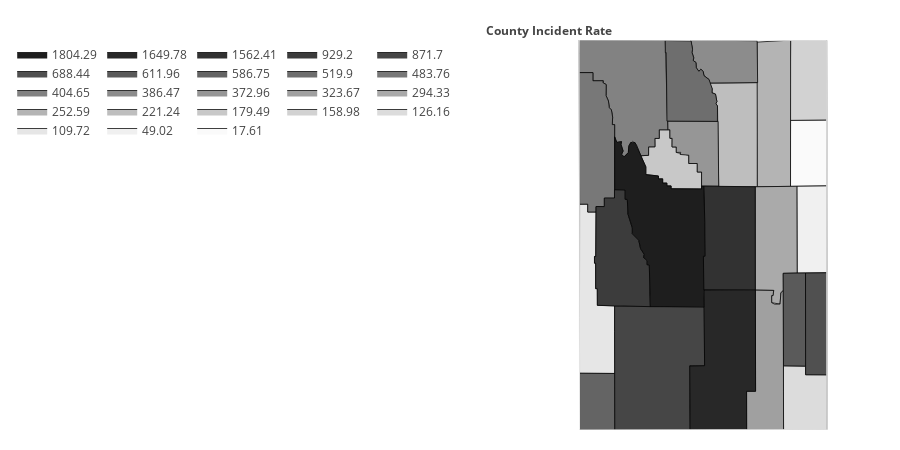

Notebook code cell kept with this figure:
### Code cell
########educational discipline rates chloropleth#########
display(HTML('<h1>Educational Discipline Rates for {}</h1>'.format(YEAR)))
display(HTML(school_county_rates[['Total','Population','Rate']].loc[idx[:,YEAR:YEAR], :].reset_index(level=1,drop=True).transpose().to_html()))
edu_values = []
for county in counties:
    #print('county: {} with value: {}'.format(county,juvenile_arrests[['Total Incidents','Population 11-17','Rate']].loc[idx[county,YEAR:YEAR], :]['Rate'][0]))
    edu_values.append(school_county_rates.loc[idx[county,YEAR:YEAR], :]['Rate'][0])
# print(len(values))
# print(len(fips))
# print(fips)
# print(values)

fig = ff.create_choropleth(
    fips=fips, values=edu_values,colorscale=grey_scale,
    scope=['Wyoming'], county_outline={'color': 'rgb(0,0,0)', 'width': 0.75},
    legend_title='County Incident Rate'
)
fig['layout']['legend'].update({'x': -.2,'orientation':'h'})
fig['layout']['annotations'][0].update({'x': -0.12, 'xanchor': 'left'})
# print(dir(fig['layout']['legend']))
# print(str(fig['layout']['legend']))
pl.offline.iplot(fig, filename='educational_discipline_rates_choropleth_wyoming')

### Figure 1 — Plotly figure (JSON) as saved in the notebook; plotly's stock layout.template omitted (floating-point values rounded to 4 significant figures)
{"data": [{"fill": "toself", "fillcolor": "rgb(250,250,250)", "hoverinfo": "none", "line": {"color": "rgb(0,0,0)", "width": 0.75}, "mode": "lines", "name": "17.61", "type": "scatter", "uid": "fc50b026-b4ec-11e8-a9ec-e82aea1df894", "x": [-105.1, -105.1, -104.1, -104.1, -105.1, -105.1, null], "y": [43.97, 44.18, 44.18, 43.5, 43.5, 43.97, null]}, {"fill": "toself", "fillcolor": "rgb(240,240,240)", "hoverinfo": "none", "line": {"color": "rgb(0,0,0)", "width": 0.75}, "mode": "lines", "name": "49.02", "type": "scatter", "uid": "fc50b027-b4ec-11e8-a9ec-e82aea1df894", "x": [-104.9, -104.1, -104.1, -104.9, -104.9, null], "y": [43.5, 43.5, 42.61, 42.61, 43.5, null]}, {"fill": "toself", "fillcolor": "rgb(230,230,230)", "hoverinfo": "none", "line": {"color": "rgb(0,0,0)", "width": 0.75}, "mode": "lines", "name": "109.72", "type": "scatter", "uid": "fc50b028-b4ec-11e8-a9ec-e82aea1df894", "x": [-111.0, -111.0, -110.8, -110.8, -110.6, -110.6, -110.6, -110.6, -110.6, -110.6, -110.5, -110.5, -110.1, -110.0, -111.0, -111.0, null], "y": [42.15, 43.32, 43.32, 43.24, 43.24, 42.78, 42.78, 42.71, 42.71, 42.45, 42.45, 42.28, 42.27, 41.58, 41.58, 42.15, null]}, {"fill": "toself", "fillcolor": "rgb(220,220,220)", "hoverinfo": "none", "line": {"color": "rgb(0,0,0)", "width": 0.75}, "mode": "lines", "name": "126.16", "type": "scatter", "uid": "fc50b029-b4ec-11e8-a9ec-e82aea1df894", "x": [-105.3, -105.3, -104.7, -104.7, -104.1, -104.1, -105.3, -105.3, null], "y": [41.4, 41.66, 41.65, 41.57, 41.56, 41.0, 41.0, 41.4, null]}, {"fill": "toself", "fillcolor": "rgb(210,210,210)", "hoverinfo": "none", "line": {"color": "rgb(0,0,0)", "width": 0.75}, "mode": "lines", "name": "158.98", "type": "scatter", "uid": "fc50b02a-b4ec-11e8-a9ec-e82aea1df894", "x": [-105.1, -105.1, -104.1, -104.1, -105.1, -105.1, null], "y": [44.54, 45.0, 45.0, 44.18, 44.18, 44.54, null]}, {"fill": "toself", "fillcolor": "rgb(200,200,200)", "hoverinfo": "none", "line": {"color": "rgb(0,0,0)", "width": 0.75}, "mode": "lines", "name": "179.49", "type": "scatter", "uid": "fc50b02b-b4ec-11e8-a9ec-e82aea1df894", "x": [-109.3, -109.1, -109.1, -108.9, -108.9, -108.8, -108.8, -108.5, -108.5, -108.4, -108.4, -108.3, -108.3, -108.0, -108.0, -107.7, -107.7, -107.6, -107.6, -108.5, -108.5, -108.6, -108.6, -108.7, -108.7, -108.8, -108.8, -109.2, -109.2, -109.3, null], "y": [43.81, 43.82, 43.9, 43.9, 43.99, 43.99, 44.08, 44.08, 43.99, 43.99, 43.9, 43.9, 43.85, 43.82, 43.73, 43.73, 43.65, 43.65, 43.47, 43.47, 43.5, 43.5, 43.53, 43.53, 43.58, 43.58, 43.61, 43.62, 43.7, 43.81, null]}, {"fill": "toself", "fillcolor": "rgb(190,190,190)", "hoverinfo": "none", "line": {"color": "rgb(0,0,0)", "width": 0.75}, "mode": "lines", "name": "221.24", "type": "scatter", "uid": "fc50b02c-b4ec-11e8-a9ec-e82aea1df894", "x": [-107.4, -106.0, -106.0, -107.1, -107.1, -107.2, -107.2, -107.2, -107.3, -107.3, -107.4, null], "y": [44.56, 44.56, 43.49, 43.49, 44.32, 44.35, 44.37, 44.45, 44.46, 44.5, 44.56, null]}, {"fill": "toself", "fillcolor": "rgb(180,180,180)", "hoverinfo": "none", "line": {"color": "rgb(0,0,0)", "width": 0.75}, "mode": "lines", "name": "252.59", "type": "scatter", "uid": "fc50b02d-b4ec-11e8-a9ec-e82aea1df894", "x": [-106.0, -105.1, -105.1, -106.0, -106.0, null], "y": [44.98, 45.0, 43.5, 43.49, 44.98, null]}, {"fill": "toself", "fillcolor": "rgb(170,170,170)", "hoverinfo": "none", "line": {"color": "rgb(0,0,0)", "width": 0.75}, "mode": "lines", "name": "294.33", "type": "scatter", "uid": "fc50b02e-b4ec-11e8-a9ec-e82aea1df894", "x": [-106.1, -104.9, -104.9, -105.3, -105.3, -105.4, -105.4, -105.6, -105.6, -105.6, -105.6, -106.1, -106.1, null], "y": [43.49, 43.5, 42.61, 42.61, 42.43, 42.4, 42.29, 42.3, 42.38, 42.38, 42.43, 42.43, 43.49, null]}, {"fill": "toself", "fillcolor": "rgb(160,160,160)", "hoverinfo": "none", "line": {"color": "rgb(0,0,0)", "width": 0.75}, "mode": "lines", "name": "323.67", "type": "scatter", "uid": "fc50b02f-b4ec-11e8-a9ec-e82aea1df894", "x": [-106.3, -106.1, -106.1, -105.6, -105.6, -105.6, -105.6, -105.5, -105.4, -105.4, -105.3, -105.3, -106.3, -106.3, null], "y": [41.4, 41.4, 42.43, 42.43, 42.38, 42.38, 42.3, 42.29, 42.29, 42.4, 42.43, 41.0, 41.0, 41.4, null]}, {"fill": "toself", "fillcolor": "rgb(150,150,150)", "hoverinfo": "none", "line": {"color": "rgb(0,0,0)", "width": 0.75}, "mode": "lines", "name": "372.96", "type": "scatter", "uid": "fc50b030-b4ec-11e8-a9ec-e82aea1df894", "x": [-108.6, -107.1, -107.1, -107.6, -107.6, -107.7, -107.7, -108.0, -108.0, -108.2, -108.2, -108.2, -108.3, -108.3, -108.4, -108.4, -108.5, -108.5, -108.6, -108.6, null], "y": [44.17, 44.17, 43.5, 43.5, 43.65, 43.65, 43.73, 43.73, 43.82, 43.82, 43.83, 43.85, 43.85, 43.9, 43.9, 43.99, 43.99, 44.08, 44.08, 44.17, null]}, {"fill": "toself", "fillcolor": "rgb(140,140,140)", "hoverinfo": "none", "line": {"color": "rgb(0,0,0)", "width": 0.75}, "mode": "lines", "name": "386.47", "type": "scatter", "uid": "fc50b031-b4ec-11e8-a9ec-e82aea1df894", "x": [-107.9, -106.0, -106.0, -107.4, -107.4, -107.5, -107.5, -107.6, -107.7, -107.7, -107.8, -107.8, -107.8, -107.9, -107.9, -107.9, null], "y": [45.0, 44.99, 44.56, 44.56, 44.6, 44.63, 44.68, 44.7, 44.68, 44.72, 44.77, 44.79, 44.82, 44.87, 44.92, 45.0, null]}, {"fill": "toself", "fillcolor": "rgb(130,130,130)", "hoverinfo": "none", "line": {"color": "rgb(0,0,0)", "width": 0.75}, "mode": "lines", "name": "404.65", "type": "scatter", "uid": "fc50b032-b4ec-11e8-a9ec-e82aea1df894", "x": [-111.1, -111.1, -108.6, -108.6, -108.8, -108.8, -108.9, -108.9, -109.1, -109.1, -109.3, -109.4, -109.5, -109.6, -109.7, -109.8, -109.9, -109.8, -109.9, -109.9, -110.0, -110.1, -110.1, -110.1, -110.1, -110.1, -110.2, -110.2, -110.3, -110.3, -110.4, -110.4, -110.7, -110.7, -111.1, -111.1, null], "y": [44.87, 45.0, 45.0, 44.08, 44.08, 43.99, 43.99, 43.9, 43.9, 43.82, 43.81, 43.93, 43.96, 43.92, 43.85, 43.8, 43.83, 43.86, 43.93, 43.96, 43.95, 44.01, 44.13, 44.13, 44.21, 44.28, 44.31, 44.37, 44.43, 44.54, 44.56, 44.58, 44.58, 44.67, 44.67, 44.87, null]}, {"fill": "toself", "fillcolor": "rgb(120,120,120)", "hoverinfo": "none", "line": {"color": "rgb(0,0,0)", "width": 0.75}, "mode": "lines", "name": "483.76", "type": "scatter", "uid": "fc50b033-b4ec-11e8-a9ec-e82aea1df894", "x": [-111.1, -110.7, -110.7, -110.4, -110.4, -110.3, -110.3, -110.2, -110.2, -110.1, -110.1, -110.1, -110.1, -110.1, -110.3, -110.3, -110.6, -110.6, -110.8, -110.8, -111.0, -111.1, null], "y": [44.67, 44.67, 44.58, 44.58, 44.56, 44.54, 44.43, 44.37, 44.31, 44.28, 44.21, 44.13, 44.13, 43.38, 43.38, 43.29, 43.29, 43.24, 43.24, 43.32, 43.32, 44.67, null]}, {"fill": "toself", "fillcolor": "rgb(110,110,110)", "hoverinfo": "none", "line": {"color": "rgb(0,0,0)", "width": 0.75}, "mode": "lines", "name": "519.9", "type": "scatter", "uid": "fc50b034-b4ec-11e8-a9ec-e82aea1df894", "x": [-108.6, -107.9, -107.8, -107.9, -107.8, -107.8, -107.8, -107.7, -107.7, -107.6, -107.5, -107.5, -107.4, -107.3, -107.3, -107.2, -107.2, -107.2, -107.1, -107.1, -108.6, -108.6, -108.6, -108.6, null], "y": [45.0, 44.99, 44.91, 44.87, 44.82, 44.79, 44.77, 44.72, 44.68, 44.7, 44.68, 44.63, 44.6, 44.5, 44.46, 44.45, 44.37, 44.35, 44.32, 44.17, 44.17, 44.87, 44.87, 45.0, null]}, {"fill": "toself", "fillcolor": "rgb(100,100,100)", "hoverinfo": "none", "line": {"color": "rgb(0,0,0)", "width": 0.75}, "mode": "lines", "name": "586.75", "type": "scatter", "uid": "fc50b035-b4ec-11e8-a9ec-e82aea1df894", "x": [-111.0, -111.0, -110.0, -110.0, -111.0, -111.0, null], "y": [41.16, 41.58, 41.58, 41.0, 41.0, 41.16, null]}, {"fill": "toself", "fillcolor": "rgb(90,90,90)", "hoverinfo": "none", "line": {"color": "rgb(0,0,0)", "width": 0.75}, "mode": "lines", "name": "611.96", "type": "scatter", "uid": "fc50b036-b4ec-11e8-a9ec-e82aea1df894", "x": [-105.3, -104.7, -104.7, -105.3, -105.3, null], "y": [42.61, 42.61, 41.65, 41.66, 42.61, null]}, {"fill": "toself", "fillcolor": "rgb(80,80,80)", "hoverinfo": "none", "line": {"color": "rgb(0,0,0)", "width": 0.75}, "mode": "lines", "name": "688.44", "type": "scatter", "uid": "fc50b037-b4ec-11e8-a9ec-e82aea1df894", "x": [-104.7, -104.1, -104.1, -104.7, -104.7, null], "y": [42.61, 42.61, 41.56, 41.57, 42.61, null]}, {"fill": "toself", "fillcolor": "rgb(70,70,70)", "hoverinfo": "none", "line": {"color": "rgb(0,0,0)", "width": 0.75}, "mode": "lines", "name": "871.7", "type": "scatter", "uid": "fc50b038-b4ec-11e8-a9ec-e82aea1df894", "x": [-110.1, -110.1, -107.5, -107.5, -107.9, -107.9, -110.0, -110.1, null], "y": [42.01, 42.27, 42.26, 41.66, 41.66, 41.0, 41.0, 42.01, null]}, {"fill": "toself", "fillcolor": "rgb(60,60,60)", "hoverinfo": "none", "line": {"color": "rgb(0,0,0)", "width": 0.75}, "mode": "lines", "name": "929.2", "type": "scatter", "uid": "fc50b039-b4ec-11e8-a9ec-e82aea1df894", "x": [-110.6, -110.6, -110.6, -110.3, -110.3, -110.1, -110.1, -109.8, -109.8, -109.7, -109.7, -109.6, -109.6, -109.4, -109.3, -109.2, -109.2, -109.1, -109.1, -109.1, -109.0, -110.5, -110.5, -110.6, -110.6, -110.6, -110.6, null], "y": [42.78, 42.78, 43.29, 43.29, 43.38, 43.38, 43.46, 43.46, 43.37, 43.37, 43.22, 43.07, 43.01, 42.95, 42.86, 42.8, 42.77, 42.74, 42.69, 42.69, 42.26, 42.28, 42.45, 42.45, 42.71, 42.71, 42.78, null]}, {"fill": "toself", "fillcolor": "rgb(50,50,50)", "hoverinfo": "none", "line": {"color": "rgb(0,0,0)", "width": 0.75}, "mode": "lines", "name": "1562.41", "type": "scatter", "uid": "fc50b03a-b4ec-11e8-a9ec-e82aea1df894", "x": [-107.5, -107.5, -107.5, -106.1, -106.1, -107.5, -107.5, null], "y": [42.78, 42.78, 43.5, 43.49, 42.43, 42.43, 42.78, null]}, {"fill": "toself", "fillcolor": "rgb(40,40,40)", "hoverinfo": "none", "line": {"color": "rgb(0,0,0)", "width": 0.75}, "mode": "lines", "name": "1649.78", "type": "scatter", "uid": "fc50b03b-b4ec-11e8-a9ec-e82aea1df894", "x": [-107.9, -107.5, -107.5, -106.1, -106.1, -106.3, -106.3, -107.9, -107.9, null], "y": [41.65, 41.66, 42.43, 42.43, 41.4, 41.4, 41.0, 41.0, 41.65, null]}, {"fill": "toself", "fillcolor": "rgb(30,30,30)", "hoverinfo": "none", "line": {"color": "rgb(0,0,0)", "width": 0.75}, "mode": "lines", "name": "1804.29", "type": "scatter", "uid": "fc50b03c-b4ec-11e8-a9ec-e82aea1df894", "x": [-110.1, -110.0, -109.9, -109.9, -109.8, -109.9, -109.8, -109.7, -109.7, -109.6, -109.5, -109.2, -109.2, -108.8, -108.8, -108.7, -108.7, -108.6, -108.6, -108.5, -108.5, -107.6, -107.6, -107.5, -107.5, -107.5, -107.5, -107.5, -109.0, -109.1, -109.1, -109.1, -109.2, -109.2, -109.3, -109.4, -109.6, -109.6, -109.7, -109.7, -109.8, -109.8, -110.1, -110.1, null], "y": [44.01, 43.95, 43.96, 43.93, 43.86, 43.83, 43.8, 43.85, 43.91, 43.95, 43.95, 43.7, 43.62, 43.61, 43.58, 43.58, 43.53, 43.53, 43.5, 43.5, 43.47, 43.47, 43.5, 43.5, 43.13, 42.78, 42.78, 42.26, 42.26, 42.69, 42.69, 42.74, 42.77, 42.8, 42.86, 42.95, 43.01, 43.07, 43.22, 43.37, 43.37, 43.46, 43.46, 44.01, null]}, {"hoverinfo": "text", "legendgroup": "centroids", "marker": {"color": "white", "opacity": 0}, "mode": "markers", "name": "US Counties", "selected": {"marker": {"color": "white", "opacity": 1, "size": 3}}, "showlegend": false, "text": ["County: Albany<br>State: Wyoming<br>FIPS: 56001<br>Value: 323.67", "County: Big Horn<br>State: Wyoming<br>FIPS: 56003<br>Value: 519.9", "County: Campbell<br>State: Wyoming<br>FIPS: 56005<br>Value: 252.59", "County: Carbon<br>State: Wyoming<br>FIPS: 56007<br>Value: 1649.78", "County: Converse<br>State: Wyoming<br>FIPS: 56009<br>Value: 294.33", "County: Crook<br>State: Wyoming<br>FIPS: 56011<br>Value: 158.98", "County: Fremont<br>State: Wyoming<br>FIPS: 56013<br>Value: 1804.29", "County: Goshen<br>State: Wyoming<br>FIPS: 56015<br>Value: 688.44", "County: Hot Springs<br>State: Wyoming<br>FIPS: 56017<br>Value: 179.49", "County: Johnson<br>State: Wyoming<br>FIPS: 56019<br>Value: 221.24", "County: Laramie<br>State: Wyoming<br>FIPS: 56021<br>Value: 126.16", "County: Lincoln<br>State: Wyoming<br>FIPS: 56023<br>Value: 109.72", "County: Natrona<br>State: Wyoming<br>FIPS: 56025<br>Value: 1562.41", "County: Niobrara<br>State: Wyoming<br>FIPS: 56027<br>Value: 49.02", "County: Park<br>State: Wyoming<br>FIPS: 56029<br>Value: 404.65", "County: Platte<br>State: Wyoming<br>FIPS: 56031<br>Value: 611.96", "County: Sheridan<br>State: Wyoming<br>FIPS: 56033<br>Value: 386.47", "County: Sublette<br>State: Wyoming<br>FIPS: 56035<br>Value: 929.2", "County: Sweetwater<br>State: Wyoming<br>FIPS: 56037<br>Value: 871.7", "County: Teton<br>State: Wyoming<br>FIPS: 56039<br>Value: 483.76", "County: Uinta<br>State: Wyoming<br>FIPS: 56041<br>Value: 586.75", "County: Washakie<br>State: Wyoming<br>FIPS: 56043<br>Value: 372.96", "County: Weston<br>State: Wyoming<br>FIPS: 56045<br>Value: 17.61"], "type": "scatter", "uid": "fc50b03d-b4ec-11e8-a9ec-e82aea1df894", "unselected": {"marker": {"opacity": 0}}, "x": [-105.7, -108.0, -105.5, -106.9, -105.5, -104.6, -108.6, -104.4, -108.4, -106.6, -104.7, -110.7, -106.8, -104.5, -109.6, -105.0, -106.9, -109.9, -108.9, -110.6, -110.5, -107.7, -104.6], "y": [41.65, 44.53, 44.25, 41.69, 42.97, 44.59, 43.04, 42.09, 43.72, 44.04, 41.31, 42.26, 42.96, 43.06, 44.52, 42.13, 44.79, 42.77, 41.66, 43.93, 41.29, 43.9, 43.84]}, {"hoverinfo": "text", "legendgroup": "States", "line": {"color": "rgb(240, 240, 240)", "width": 1}, "mode": "lines", "showlegend": false, "type": "scatter", "uid": "fc50b03e-b4ec-11e8-a9ec-e82aea1df894", "x": [-111.1, -111.1, -104.1, -104.1, -111.0, -111.1, null], "y": [44.87, 45.0, 45.0, 41.0, 41.0, 44.87, null]}], "layout": {"annotations": [{"showarrow": false, "text": "<b>County Incident Rate</b>", "x": -0.12, "xanchor": "left", "xref": "paper", "y": 1.05, "yref": "paper"}], "dragmode": "select", "height": 450, "hovermode": "closest", "legend": {"orientation": "h", "traceorder": "reversed", "x": -0.2, "xanchor": "right", "y": 1, "yanchor": "top"}, "margin": {"b": 20, "l": 20, "r": 20, "t": 40}, "width": 900, "xaxis": {"autorange": false, "fixedrange": true, "range": [-112.6, -102.6], "showgrid": false, "showticklabels": false, "zeroline": false}, "yaxis": {"autorange": false, "fixedrange": true, "range": [41.0, 45.0], "showgrid": false, "showticklabels": false, "zeroline": false}}}
